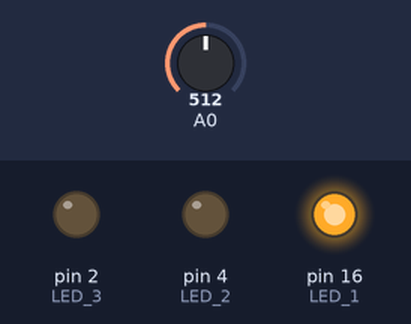
Recording of a sketch running on a simulated Arduino Uno, built with avr-gcc and run on an emulated ATmega328P. Shown: output pins drawn as LEDs (lit = HIGH). Dashed ring = blinking. The inputs (shaded band) are chosen by the test bench; at power-on: A0 = 512. What the sketch prints to the serial monitor is not drawn.

Above: at 1.2 s.
1.3 s: A0 set to 574
3.0 s: A0 set to 601
At 3.9 s:
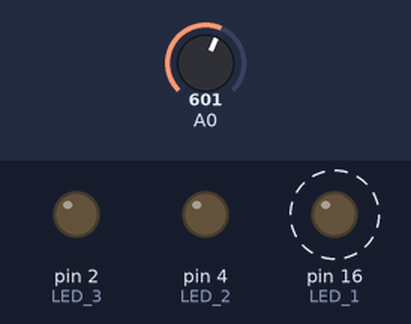
6.0 s: A0 set to 613
9.0 s: A0 set to 633
At 9.9 s:
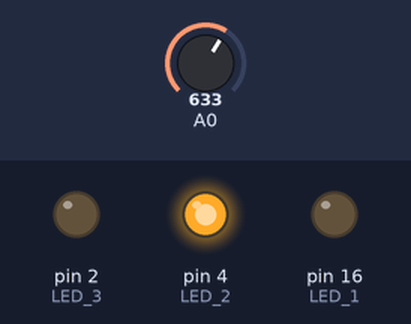
10.5 s: A0 set to 734
13.5 s: A0 set to 756
At 14.75 s:
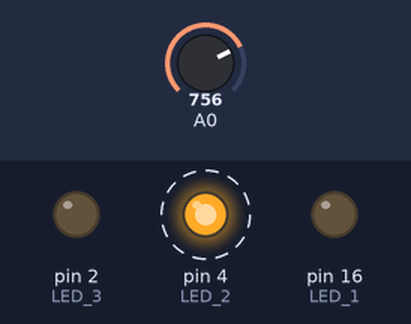
Timing chart, 0 to 16.5 s (numbered marks = the images above; inputs shaded):
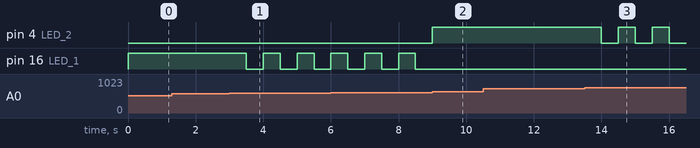

Measured:
- the behaviour switches between 589 and 590 on A0 (found by bisection; images 0 and 1)
- the behaviour switches between 620 and 621 on A0 (found by bisection; images 1 and 2)
- the behaviour switches between 744 and 745 on A0 (found by bisection; images 2 and 3)
- after the input at 3.0 s, pin 16 (LED_1): alternates HIGH for 0.50 s and LOW for 0.50 s, starting after 0.50 s
- after the input at 9.0 s, pin 4 (LED_2): LOW → HIGH at once; pin 16 (LED_1): stops changing and stays LOW
- after the input at 13.5 s, pin 4 (LED_2): alternates HIGH for 0.50 s and LOW for 0.50 s, starting after 0.50 s

The sketch:

2022_01_21.ino
```cpp
const int LED_1 = 16;
const int LED_2 = 4;
const int LED_3 = 2;

const int COLD_BLINK = 590;
const int COLD_LIMIT = 621;
const int WARM_BLINK = 745;
const int WARM_LIMIT = 776;

const long BLINK_INTERVAL = 500;

long blinkLastTime = 0;
int blinkLightOn = 0;

void setup() {
  Serial.begin(115200);
  pinMode(LED_1, OUTPUT);
  pinMode(LED_2, OUTPUT);
  pinMode(LED_3, OUTPUT);

  Serial.println("Program ready!");
}

void loop() {
  int sensorValue = analogRead(A0);

  Serial.print(sensorValue);

  if (sensorValue < COLD_BLINK) {
    digitalWrite(LED_1, HIGH);
    digitalWrite(LED_2, LOW);
    digitalWrite(LED_3, LOW);
    Serial.println(" COLD");
  } else if (sensorValue < COLD_LIMIT) {
    digitalWrite(LED_1, blink());
    digitalWrite(LED_2, LOW);
    digitalWrite(LED_3, LOW);
    Serial.println(" COLD(!)");
  } else if (sensorValue < WARM_BLINK) {
    digitalWrite(LED_1, LOW);
    digitalWrite(LED_2, HIGH);
    digitalWrite(LED_3, LOW);
    Serial.println(" WARM");
  } else if (sensorValue < WARM_LIMIT) {
    digitalWrite(LED_1, LOW);
    digitalWrite(LED_2, blink());
    digitalWrite(LED_3, LOW);
    Serial.println(" WARM(!)");
  } else {
    digitalWrite(LED_1, LOW);
    digitalWrite(LED_2, LOW);
    digitalWrite(LED_3, HIGH);
    Serial.println(" HOT");
  }
}

int blink() {
  long diff = millis() - blinkLastTime;
  if (diff >= BLINK_INTERVAL) {
    blinkLastTime = millis();
    blinkLightOn = !blinkLightOn;
  }
  return blinkLightOn;
}
```
